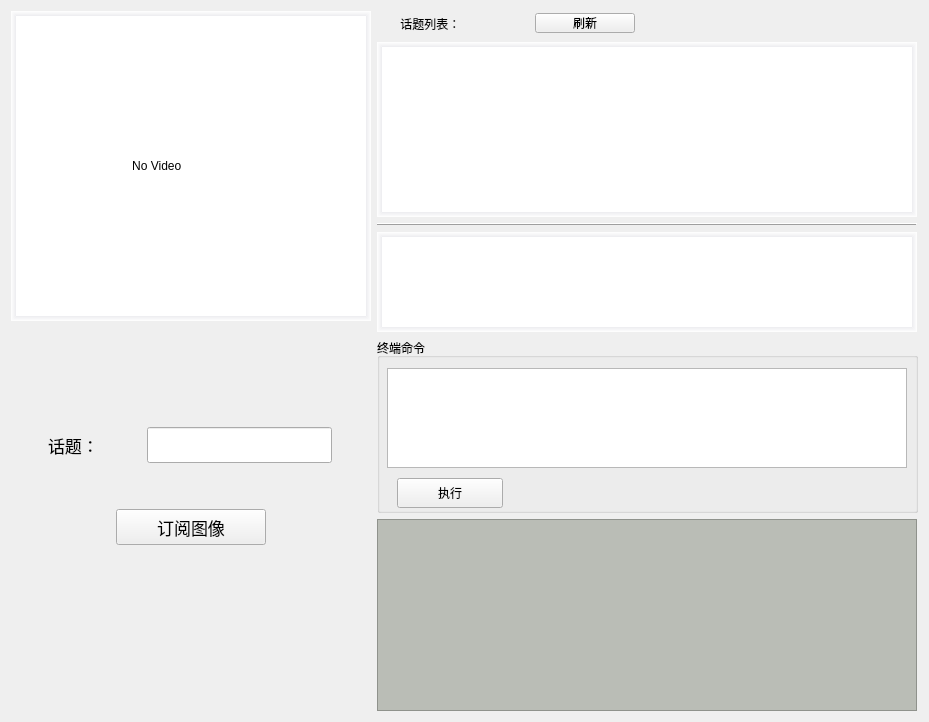
            <widget class="QWidget" name="page_5">
             <layout class="QGridLayout" name="gridLayout_5">
              <item row="0" column="0">
               <layout class="QHBoxLayout" name="horizontalLayout_6">
                <item>
                 <layout class="QVBoxLayout" name="verticalLayout_2">
                  <property name="sizeConstraint">
                   <enum>QLayout::SetFixedSize</enum>
                  </property>
                  <item>
                   <widget class="QLabel" name="label_video1">
                    <property name="minimumSize">
                     <size>
                      <width>360</width>
                      <height>310</height>
                     </size>
                    </property>
                    <property name="maximumSize">
                     <size>
                      <width>350</width>
                      <height>330</height>
                     </size>
                    </property>
                    <property name="styleSheet">
                     <string notr="true">QLabel{
border-top: 5px solid qlineargradient(y0:0, y1:1,stop: 0 #ececef, stop: 1 white);
border-left: 5px solid qlineargradient(x0:0, x1:1,stop: 0 #ececef, stop: 1 white);
 border-bottom: 5px solid qlineargradient(y0:0, y1:1,stop: 0 white, stop: 1  #ececef);
border-right: 5px solid qlineargradient(x0:0, x1:1,stop:  0 white, stop: 1 #ececef);
background-color: rgb(255,255,255);
}
</string>
                    </property>
                    <property name="text">
                     <string>                                  No Video</string>
                    </property>
                   </widget>
                  </item>
                  <item>
                   <layout class="QVBoxLayout" name="verticalLayout">
                    <property name="sizeConstraint">
                     <enum>QLayout::SetFixedSize</enum>
                    </property>
                    <item>
                     <spacer name="verticalSpacer">
                      <property name="orientation">
                       <enum>Qt::Vertical</enum>
                      </property>
                      <property name="sizeType">
                       <enum>QSizePolicy::Fixed</enum>
                      </property>
                      <property name="sizeHint" stdset="0">
                       <size>
                        <width>350</width>
                        <height>100</height>
                       </size>
                      </property>
                     </spacer>
                    </item>
                    <item>
                     <layout class="QHBoxLayout" name="horizontalLayout_7">
                      <property name="sizeConstraint">
                       <enum>QLayout::SetFixedSize</enum>
                      </property>
                      <item>
                       <widget class="QLabel" name="label_3">
                        <property name="minimumSize">
                         <size>
                          <width>56</width>
                          <height>30</height>
                         </size>
                        </property>
                        <property name="maximumSize">
                         <size>
                          <width>43</width>
                          <height>30</height>
                         </size>
                        </property>
                        <property name="font">
                         <font>
                          <pointsize>13</pointsize>
                         </font>
                        </property>
                        <property name="text">
                         <string>话题：</string>
                        </property>
                       </widget>
                      </item>
                      <item>
                       <widget class="QLineEdit" name="lineEdit_image_topic">
                        <property name="sizePolicy">
                         <sizepolicy hsizetype="Fixed" vsizetype="Fixed">
                          <horstretch>0</horstretch>
                          <verstretch>0</verstretch>
                         </sizepolicy>
                        </property>
                        <property name="minimumSize">
                         <size>
                          <width>185</width>
                          <height>36</height>
                         </size>
                        </property>
                        <property name="maximumSize">
                         <size>
                          <width>120</width>
                          <height>60</height>
                         </size>
                        </property>
                       </widget>
                      </item>
                     </layout>
                    </item>
                    <item>
                     <spacer name="verticalSpacer_3">
                      <property name="orientation">
                       <enum>Qt::Vertical</enum>
                      </property>
                      <property name="sizeType">
                       <enum>QSizePolicy::Fixed</enum>
                      </property>
                      <property name="sizeHint" stdset="0">
                       <size>
                        <width>20</width>
                        <height>40</height>
                       </size>
                      </property>
                     </spacer>
                    </item>
                    <item>
                     <layout class="QHBoxLayout" name="horizontalLayout_13">
                      <property name="sizeConstraint">
                       <enum>QLayout::SetFixedSize</enum>
                      </property>
                      <item>
                       <spacer name="horizontalSpacer_6">
                        <property name="orientation">
                         <enum>Qt::Horizontal</enum>
                        </property>
                        <property name="sizeType">
                         <enum>QSizePolicy::Fixed</enum>
                        </property>
                        <property name="sizeHint" stdset="0">
                         <size>
                          <width>25</width>
                          <height>20</height>
                         </size>
                        </property>
                       </spacer>
                      </item>
                      <item>
                       <widget class="QPushButton" name="pushButton_sub_image">
                        <property name="minimumSize">
                         <size>
                          <width>121</width>
                          <height>36</height>
                         </size>
                        </property>
                        <property name="maximumSize">
                         <size>
                          <width>150</width>
                          <height>60</height>
                         </size>
                        </property>
                        <property name="font">
                         <font>
                          <pointsize>13</pointsize>
                         </font>
                        </property>
                        <property name="text">
                         <string>订阅图像</string>
                        </property>
                       </widget>
                      </item>
                      <item>
                       <spacer name="horizontalSpacer_17">
                        <property name="orientation">
                         <enum>Qt::Horizontal</enum>
                        </property>
                        <property name="sizeType">
                         <enum>QSizePolicy::Fixed</enum>
                        </property>
                        <property name="sizeHint" stdset="0">
                         <size>
                          <width>25</width>
                          <height>20</height>
                         </size>
                        </property>
                       </spacer>
                      </item>
                     </layout>
                    </item>
                    <item>
                     <spacer name="verticalSpacer_2">
                      <property name="orientation">
                       <enum>Qt::Vertical</enum>
                      </property>
                      <property name="sizeHint" stdset="0">
                       <size>
                        <width>20</width>
                        <height>40</height>
                       </size>
                      </property>
                     </spacer>
                    </item>
                   </layout>
                  </item>
                 </layout>
                </item>
                <item>
                 <layout class="QVBoxLayout" name="verticalLayout_3">
                  <item>
                   <layout class="QHBoxLayout" name="horizontalLayout_15">
                    <property name="spacing">
                     <number>8</number>
                    </property>
                    <property name="sizeConstraint">
                     <enum>QLayout::SetFixedSize</enum>
                    </property>
                    <item>
                     <widget class="QLabel" name="label_29">
                      <property name="minimumSize">
                       <size>
                        <width>150</width>
                        <height>25</height>
                       </size>
                      </property>
                      <property name="maximumSize">
                       <size>
                        <width>150</width>
                        <height>25</height>
                       </size>
                      </property>
                      <property name="text">
                       <string>       话题列表：</string>
                      </property>
                     </widget>
                    </item>
                    <item>
                     <widget class="QPushButton" name="refreash_topic_btn">
                      <property name="minimumSize">
                       <size>
                        <width>100</width>
                        <height>20</height>
                       </size>
                      </property>
                      <property name="maximumSize">
                       <size>
                        <width>150</width>
                        <height>20</height>
                       </size>
                      </property>
                      <property name="cursor">
                       <cursorShape>ArrowCursor</cursorShape>
                      </property>
                      <property name="styleSheet">
                       <string notr="true"/>
                      </property>
                      <property name="text">
                       <string>刷新</string>
                      </property>
                      <property name="icon">
                       <iconset resource="../resources/images.qrc">
                        <normaloff>:/images/refreash.png</normaloff>:/images/refreash.png</iconset>
                      </property>
                     </widget>
                    </item>
                    <item>
                     <spacer name="horizontalSpacer_4">
                      <property name="orientation">
                       <enum>Qt::Horizontal</enum>
                      </property>
                      <property name="sizeHint" stdset="0">
                       <size>
                        <width>40</width>
                        <height>20</height>
                       </size>
                      </property>
                     </spacer>
                    </item>
                   </layout>
                  </item>
                  <item>
                   <widget class="QListWidget" name="topic_listWidget">
                    <property name="sizePolicy">
                     <sizepolicy hsizetype="Fixed" vsizetype="Expanding">
                      <horstretch>0</horstretch>
                      <verstretch>0</verstretch>
                     </sizepolicy>
                    </property>
                    <property name="minimumSize">
                     <size>
                      <width>520</width>
                      <height>175</height>
                     </size>
                    </property>
                    <property name="maximumSize">
                     <size>
                      <width>540</width>
                      <height>175</height>
                     </size>
                    </property>
                    <property name="styleSheet">
                     <string notr="true">QListWidget{
border-top: 5px solid qlineargradient(y0:0, y1:1,stop: 0 #ececef, stop: 1 white);
border-left: 5px solid qlineargradient(x0:0, x1:1,stop: 0 #ececef, stop: 1 white);
 border-bottom: 5px solid qlineargradient(y0:0, y1:1,stop: 0 white, stop: 1  #ececef);
border-right: 5px solid qlineargradient(x0:0, x1:1,stop:  0 white, stop: 1 #ececef);
background-color: rgb(255,255,255);
}
</string>
                    </property>
                   </widget>
                  </item>
                  <item>
                   <widget class="QFrame" name="frame_4">
                    <property name="sizePolicy">
                     <sizepolicy hsizetype="Fixed" vsizetype="Fixed">
                      <horstretch>0</horstretch>
                      <verstretch>0</verstretch>
                     </sizepolicy>
                    </property>
                    <property name="minimumSize">
                     <size>
                      <width>520</width>
                      <height>0</height>
                     </size>
                    </property>
                    <property name="maximumSize">
                     <size>
                      <width>540</width>
                      <height>16777215</height>
                     </size>
                    </property>
                    <property name="contextMenuPolicy">
                     <enum>Qt::NoContextMenu</enum>
                    </property>
                    <property name="frameShape">
                     <enum>QFrame::HLine</enum>
                    </property>
                    <property name="frameShadow">
                     <enum>QFrame::Raised</enum>
                    </property>
                   </widget>
                  </item>
                  <item>
                   <widget class="QListView" name="view_logging">
                    <property name="sizePolicy">
                     <sizepolicy hsizetype="Fixed" vsizetype="Expanding">
                      <horstretch>0</horstretch>
                      <verstretch>0</verstretch>
                     </sizepolicy>
                    </property>
                    <property name="minimumSize">
                     <size>
                      <width>520</width>
                      <height>100</height>
                     </size>
                    </property>
                    <property name="maximumSize">
                     <size>
                      <width>540</width>
                      <height>100</height>
                     </size>
                    </property>
                    <property name="styleSheet">
                     <string notr="true">QListView{
border-top: 5px solid qlineargradient(y0:0, y1:1,stop: 0 #ececef, stop: 1 white);
border-left: 5px solid qlineargradient(x0:0, x1:1,stop: 0 #ececef, stop: 1 white);
 border-bottom: 5px solid qlineargradient(y0:0, y1:1,stop: 0 white, stop: 1  #ececef);
border-right: 5px solid qlineargradient(x0:0, x1:1,stop:  0 white, stop: 1 #ececef);
background-color: rgb(255,255,255);
}
</string>
                    </property>
                   </widget>
                  </item>
                  <item>
                   <widget class="QGroupBox" name="groupBox">
                    <property name="sizePolicy">
                     <sizepolicy hsizetype="Fixed" vsizetype="Preferred">
                      <horstretch>0</horstretch>
                      <verstretch>0</verstretch>
                     </sizepolicy>
                    </property>
                    <property name="minimumSize">
                     <size>
                      <width>541</width>
                      <height>175</height>
                     </size>
                    </property>
                    <property name="maximumSize">
                     <size>
                      <width>520</width>
                      <height>175</height>
                     </size>
                    </property>
                    <property name="title">
                     <string>终端命令</string>
                    </property>
                    <widget class="QTextEdit" name="textEdit_laser_cmd">
                     <property name="geometry">
                      <rect>
                       <x>10</x>
                       <y>30</y>
                       <width>520</width>
                       <height>100</height>
                      </rect>
                     </property>
                     <property name="minimumSize">
                      <size>
                       <width>520</width>
                       <height>100</height>
                      </size>
                     </property>
                     <property name="maximumSize">
                      <size>
                       <width>510</width>
                       <height>16777215</height>
                      </size>
                     </property>
                    </widget>
                    <widget class="QPushButton" name="laser_btn">
                     <property name="geometry">
                      <rect>
                       <x>20</x>
                       <y>140</y>
                       <width>106</width>
                       <height>30</height>
                      </rect>
                     </property>
                     <property name="text">
                      <string>执行</string>
                     </property>
                    </widget>
                   </widget>
                  </item>
                  <item>
                   <widget class="QTextEdit" name="textEdit_quick_output">
                    <property name="minimumSize">
                     <size>
                      <width>520</width>
                      <height>0</height>
                     </size>
                    </property>
                    <property name="maximumSize">
                     <size>
                      <width>540</width>
                      <height>16777215</height>
                     </size>
                    </property>
                    <property name="styleSheet">
                     <string notr="true">background-color: rgb(186, 189, 182);</string>
                    </property>
                   </widget>
                  </item>
                 </layout>
                </item>
               </layout>
              </item>
             </layout>
            </widget>
